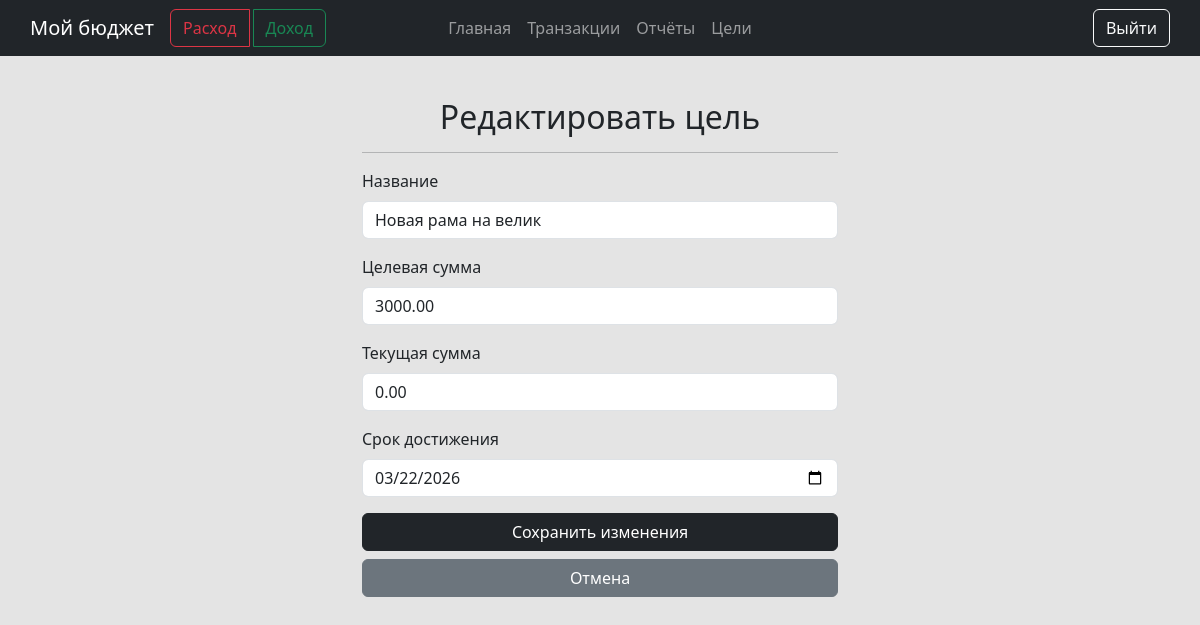
/goals/4/edit/ (signed in), run on the app's committed database.
### main/models.py (models this page shows, shortened)
class Goal(models.Model):
    user = models.ForeignKey(User, on_delete=models.CASCADE)
    name = models.CharField(max_length=255)
    target_amount = models.DecimalField(max_digits=12, decimal_places=2)
    current_amount = models.DecimalField(max_digits=12, decimal_places=2, default=0)
    deadline = models.DateField()
    created_at = models.DateField(auto_now_add=True)

### main/views.py (the view, shortened to what this page needs)
# urls.py: path('goals/<int:goal_id>/edit/', views.goal_edit, name='goal_edit'),
@login_required
def goal_edit(request, goal_id):
    goal = get_object_or_404(Goal, id=goal_id, user=request.user)
    return render(request, 'main/goals/edit.html', {'goal': goal})

### main/templates/main/goals/edit.html (shortened to what this page needs)
{% extends 'main/base.html' %}
{% block content %}
<div class="container mt-5" style="max-width: 500px;">
    <h2 class="text-center mb-3">Редактировать цель</h2>
    <hr class="mx-auto" style="max-width: 600px;">
    <form method="post">
        <div class="mb-3">
            <label class="form-label">Название</label>
            <input type="text" name="name" class="form-control" value="{{ goal.name }}" required>
        </div>
        <div class="mb-3">
            <label class="form-label">Целевая сумма</label>
            <input type="number" name="target_amount" step="0.01" class="form-control" value="{{ goal.target_amount }}" required>
        </div>
        <div class="mb-3">
            <label class="form-label">Текущая сумма</label>
            <input type="number" name="current_amount" step="0.01" class="form-control" value="{{ goal.current_amount }}" required>
        </div>
        <div class="mb-3">
            <label class="form-label">Срок достижения</label>
            <input type="date" name="deadline" class="form-control" value="{{ goal.deadline|date:'Y-m-d' }}" required>
        </div>
        <button class="btn btn-dark w-100">Сохранить изменения</button>
        <a href="{% url 'main:goals_list' %}" class="btn btn-secondary w-100 mt-2">Отмена</a>
    </form>
</div>
{% endblock %}

### main/static/main/css/main.css (style rules this page uses)
body { background-color: rgb(228, 228, 228); }

### data on the page
Goal: name "Новая рама на велик", target_amount "3000.00", current_amount "0.00", deadline "03/22/2026"
